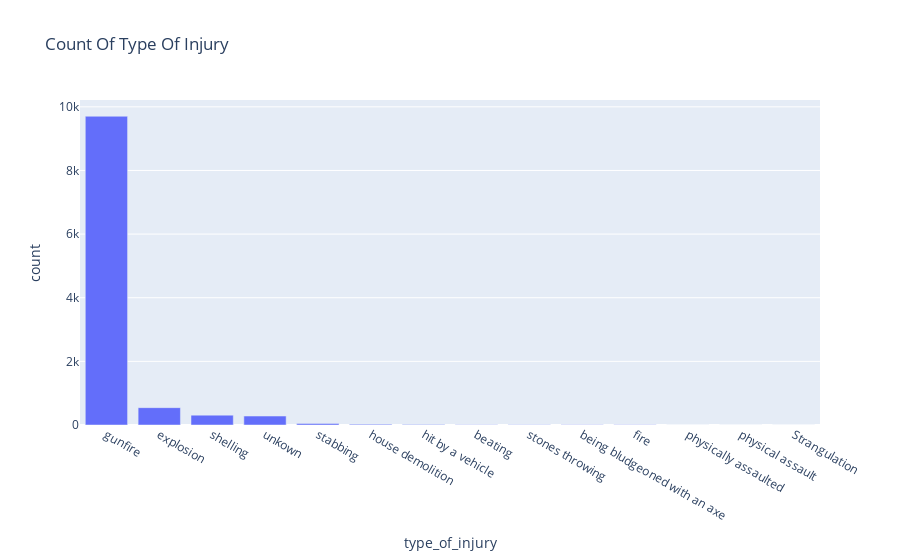

Notebook cell for this chart:
### Code cell
fig6=px.bar(df['type_of_injury'].value_counts(),y='count',title='Count Of Type Of Injury')
fig6.show()

### Figure 1 — Plotly figure (JSON) as saved in the notebook; plotly's stock layout.template omitted (floating-point values rounded to 4 significant figures)
{"data": [{"alignmentgroup": "True", "hovertemplate": "type_of_injury=%{x}<br>count=%{y}<extra></extra>", "legendgroup": "", "marker": {"color": "#636efa", "pattern": {"shape": ""}}, "name": "", "offsetgroup": "", "orientation": "v", "showlegend": false, "textposition": "auto", "type": "bar", "x": ["gunfire", "explosion", "shelling", "unkown", "stabbing", "house demolition", "hit by a vehicle", "beating", "stones throwing", "being bludgeoned with an axe", "fire", "physically assaulted", "physical assault", "Strangulation"], "xaxis": "x", "y": [9704, 545, 310, 281, 46, 24, 15, 9, 5, 4, 4, 2, 1, 1], "yaxis": "y"}], "layout": {"barmode": "relative", "legend": {"tracegroupgap": 0}, "title": {"text": "Count Of Type Of Injury"}, "xaxis": {"anchor": "y", "domain": [0, 1], "title": {"text": "type_of_injury"}}, "yaxis": {"anchor": "x", "domain": [0, 1], "title": {"text": "count"}}}}
